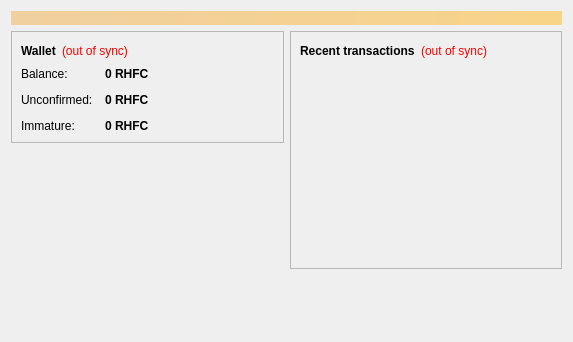
<?xml version="1.0" encoding="UTF-8"?>
<ui version="4.0">
 <class>OverviewPage</class>
 <widget class="QWidget" name="OverviewPage">
  <property name="geometry">
   <rect>
    <x>0</x>
    <y>0</y>
    <width>573</width>
    <height>342</height>
   </rect>
  </property>
  <property name="windowTitle">
   <string>Form</string>
  </property>
  <layout class="QVBoxLayout" name="topLayout">
   <item>
    <widget class="QLabel" name="labelAlerts">
     <property name="visible">
      <bool>false</bool>
     </property>
     <property name="styleSheet">
      <string notr="true">background-color: qlineargradient(x1: 0, y1: 0, x2: 1, y2: 0, stop:0 #F0D0A0, stop:1 #F8D488); color:#000000;</string>
     </property>
     <property name="wordWrap">
      <bool>true</bool>
     </property>
     <property name="margin">
      <number>3</number>
     </property>
    </widget>
   </item>
   <item>
    <layout class="QHBoxLayout" name="horizontalLayout" stretch="1,1">
     <item>
      <layout class="QVBoxLayout" name="verticalLayout_2">
       <item>
        <widget class="QFrame" name="frame">
         <property name="frameShape">
          <enum>QFrame::StyledPanel</enum>
         </property>
         <property name="frameShadow">
          <enum>QFrame::Raised</enum>
         </property>
         <layout class="QVBoxLayout" name="verticalLayout_4">
          <item>
           <layout class="QHBoxLayout" name="horizontalLayout_4">
            <item>
             <widget class="QLabel" name="label_5">
              <property name="font">
               <font>
                <weight>75</weight>
                <bold>true</bold>
               </font>
              </property>
              <property name="text">
               <string>Wallet</string>
              </property>
             </widget>
            </item>
            <item>
             <widget class="QLabel" name="labelWalletStatus">
              <property name="toolTip">
               <string>The displayed information may be out of date. Your wallet automatically synchronizes with the RHFCCoin network after a connection is established, but this process has not completed yet.</string>
              </property>
              <property name="styleSheet">
               <string notr="true">QLabel { color: red; }</string>
              </property>
              <property name="text">
               <string notr="true">(out of sync)</string>
              </property>
              <property name="alignment">
               <set>Qt::AlignLeading|Qt::AlignLeft|Qt::AlignVCenter</set>
              </property>
             </widget>
            </item>
            <item>
             <spacer name="horizontalSpacer_2">
              <property name="orientation">
               <enum>Qt::Horizontal</enum>
              </property>
              <property name="sizeHint" stdset="0">
               <size>
                <width>40</width>
                <height>20</height>
               </size>
              </property>
             </spacer>
            </item>
           </layout>
          </item>
          <item>
           <layout class="QFormLayout" name="formLayout_2">
            <property name="fieldGrowthPolicy">
             <enum>QFormLayout::AllNonFixedFieldsGrow</enum>
            </property>
            <property name="horizontalSpacing">
             <number>12</number>
            </property>
            <property name="verticalSpacing">
             <number>12</number>
            </property>
            <item row="0" column="0">
             <widget class="QLabel" name="label">
              <property name="text">
               <string>Balance:</string>
              </property>
             </widget>
            </item>
            <item row="0" column="1">
             <widget class="QLabel" name="labelBalance">
              <property name="font">
               <font>
                <weight>75</weight>
                <bold>true</bold>
               </font>
              </property>
              <property name="cursor">
               <cursorShape>IBeamCursor</cursorShape>
              </property>
              <property name="toolTip">
               <string>Your current balance</string>
              </property>
              <property name="text">
               <string notr="true">0 RHFC</string>
              </property>
              <property name="textInteractionFlags">
               <set>Qt::LinksAccessibleByMouse|Qt::TextSelectableByKeyboard|Qt::TextSelectableByMouse</set>
              </property>
             </widget>
            </item>
            <item row="1" column="0">
             <widget class="QLabel" name="label_3">
              <property name="text">
               <string>Unconfirmed:</string>
              </property>
             </widget>
            </item>
            <item row="1" column="1">
             <widget class="QLabel" name="labelUnconfirmed">
              <property name="font">
               <font>
                <weight>75</weight>
                <bold>true</bold>
               </font>
              </property>
              <property name="cursor">
               <cursorShape>IBeamCursor</cursorShape>
              </property>
              <property name="toolTip">
               <string>Total of transactions that have yet to be confirmed, and do not yet count toward the current balance</string>
              </property>
              <property name="text">
               <string notr="true">0 RHFC</string>
              </property>
              <property name="textInteractionFlags">
               <set>Qt::LinksAccessibleByMouse|Qt::TextSelectableByKeyboard|Qt::TextSelectableByMouse</set>
              </property>
             </widget>
            </item>
            <item row="2" column="0">
             <widget class="QLabel" name="labelImmatureText">
              <property name="text">
               <string>Immature:</string>
              </property>
             </widget>
            </item>
            <item row="2" column="1">
             <widget class="QLabel" name="labelImmature">
              <property name="font">
               <font>
                <weight>75</weight>
                <bold>true</bold>
               </font>
              </property>
              <property name="toolTip">
               <string>Mined balance that has not yet matured</string>
              </property>
              <property name="text">
               <string notr="true">0 RHFC</string>
              </property>
              <property name="textInteractionFlags">
               <set>Qt::LinksAccessibleByMouse|Qt::TextSelectableByKeyboard|Qt::TextSelectableByMouse</set>
              </property>
             </widget>
            </item>
           </layout>
          </item>
         </layout>
        </widget>
       </item>
       <item>
        <spacer name="verticalSpacer">
         <property name="orientation">
          <enum>Qt::Vertical</enum>
         </property>
         <property name="sizeHint" stdset="0">
          <size>
           <width>20</width>
           <height>40</height>
          </size>
         </property>
        </spacer>
       </item>
        <item>
         <widget class="QLabel" name="label_wallet_bgcoin">
          <property name="text">
           <string/>
          </property>
          <property name="pixmap">
           <pixmap resource="../bitcoin.qrc">:/images/wallet_bgcoin</pixmap>
          </property>
          <property name="scaledContents">
           <bool>false</bool>
          </property>
          <property name="alignment">
           <set>Qt::AlignCenter</set>
          </property>
          <property name="margin">
           <number>-2</number>
          </property>
         </widget>
        </item>
        <item>
         <widget class="QLabel" name="label_6">
          <property name="text">
           <string/>
          </property>
         </widget>
        </item>
      </layout>
     </item>
     <item>
      <layout class="QVBoxLayout" name="verticalLayout_3">
       <item>
        <widget class="QFrame" name="frame_2">
         <property name="frameShape">
          <enum>QFrame::StyledPanel</enum>
         </property>
         <property name="frameShadow">
          <enum>QFrame::Raised</enum>
         </property>
         <layout class="QVBoxLayout" name="verticalLayout">
          <item>
           <layout class="QHBoxLayout" name="horizontalLayout_2">
            <item>
             <widget class="QLabel" name="label_4">
              <property name="text">
               <string>&lt;b&gt;Recent transactions&lt;/b&gt;</string>
              </property>
             </widget>
            </item>
            <item>
             <widget class="QLabel" name="labelTransactionsStatus">
              <property name="toolTip">
               <string>The displayed information may be out of date. Your wallet automatically synchronizes with the RHFCCoin network after a connection is established, but this process has not completed yet.</string>
              </property>
              <property name="styleSheet">
               <string notr="true">QLabel { color: red; }</string>
              </property>
              <property name="text">
               <string notr="true">(out of sync)</string>
              </property>
              <property name="alignment">
               <set>Qt::AlignRight|Qt::AlignTrailing|Qt::AlignVCenter</set>
              </property>
             </widget>
            </item>
            <item>
             <spacer name="horizontalSpacer">
              <property name="orientation">
               <enum>Qt::Horizontal</enum>
              </property>
              <property name="sizeHint" stdset="0">
               <size>
                <width>40</width>
                <height>20</height>
               </size>
              </property>
             </spacer>
            </item>
           </layout>
          </item>
          <item>
           <widget class="QListView" name="listTransactions">
            <property name="styleSheet">
             <string notr="true">QListView { background: transparent; }</string>
            </property>
            <property name="frameShape">
             <enum>QFrame::NoFrame</enum>
            </property>
            <property name="verticalScrollBarPolicy">
             <enum>Qt::ScrollBarAlwaysOff</enum>
            </property>
            <property name="horizontalScrollBarPolicy">
             <enum>Qt::ScrollBarAlwaysOff</enum>
            </property>
            <property name="selectionMode">
             <enum>QAbstractItemView::NoSelection</enum>
            </property>
           </widget>
          </item>
         </layout>
        </widget>
       </item>
       <item>
        <spacer name="verticalSpacer_2">
         <property name="orientation">
          <enum>Qt::Vertical</enum>
         </property>
         <property name="sizeHint" stdset="0">
          <size>
           <width>20</width>
           <height>40</height>
          </size>
         </property>
        </spacer>
       </item>
      </layout>
     </item>
    </layout>
   </item>
  </layout>
 </widget>
 <resources/>
 <connections/>
</ui>
